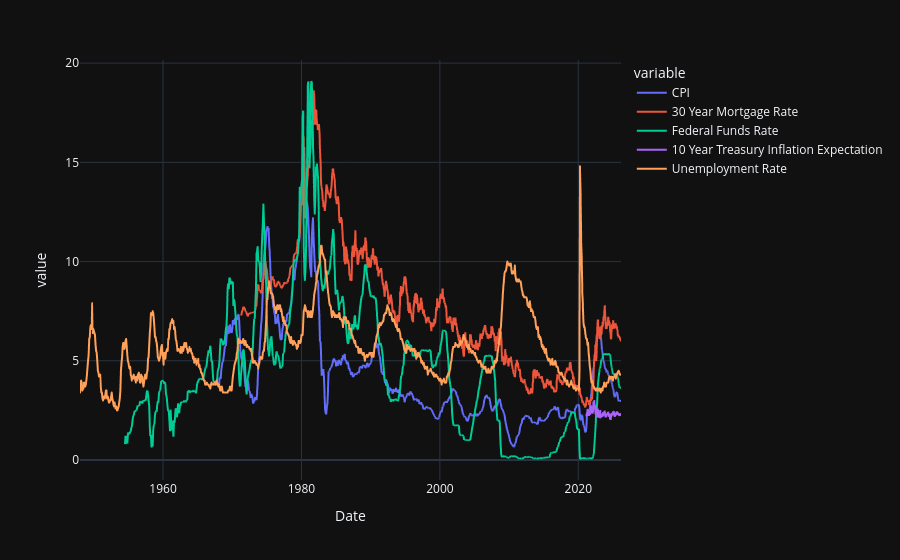

This figure's notebook cell:
### Code cell
df.plot()

### Figure 1 — Plotly figure (JSON) as saved in the notebook; plotly's stock layout.template omitted (floating-point values rounded to 4 significant figures; data arrays with more than 128 entries replaced by an {"elided": "..."} marker saying what was removed)
{"data": [{"hovertemplate": "variable=CPI<br>Date=%{x}<br>value=%{y}<extra></extra>", "legendgroup": "CPI", "line": {"color": "#636efa", "dash": "solid"}, "marker": {"symbol": "circle"}, "mode": "lines", "name": "CPI", "showlegend": true, "type": "scattergl", "x": {"elided": "4727 str values"}, "xaxis": "x", "y": {"elided": "4727 float values"}, "yaxis": "y"}, {"hovertemplate": "variable=30 Year Mortgage Rate<br>Date=%{x}<br>value=%{y}<extra></extra>", "legendgroup": "30 Year Mortgage Rate", "line": {"color": "#EF553B", "dash": "solid"}, "marker": {"symbol": "circle"}, "mode": "lines", "name": "30 Year Mortgage Rate", "showlegend": true, "type": "scattergl", "x": {"elided": "4727 str values"}, "xaxis": "x", "y": {"elided": "4727 float values"}, "yaxis": "y"}, {"hovertemplate": "variable=Federal Funds Rate<br>Date=%{x}<br>value=%{y}<extra></extra>", "legendgroup": "Federal Funds Rate", "line": {"color": "#00cc96", "dash": "solid"}, "marker": {"symbol": "circle"}, "mode": "lines", "name": "Federal Funds Rate", "showlegend": true, "type": "scattergl", "x": {"elided": "4727 str values"}, "xaxis": "x", "y": {"elided": "4727 float values"}, "yaxis": "y"}, {"hovertemplate": "variable=10 Year Treasury Inflation Expectation<br>Date=%{x}<br>value=%{y}<extra></extra>", "legendgroup": "10 Year Treasury Inflation Expectation", "line": {"color": "#ab63fa", "dash": "solid"}, "marker": {"symbol": "circle"}, "mode": "lines", "name": "10 Year Treasury Inflation Expectation", "showlegend": true, "type": "scattergl", "x": {"elided": "4727 str values"}, "xaxis": "x", "y": {"elided": "4727 float values"}, "yaxis": "y"}, {"hovertemplate": "variable=Unemployment Rate<br>Date=%{x}<br>value=%{y}<extra></extra>", "legendgroup": "Unemployment Rate", "line": {"color": "#FFA15A", "dash": "solid"}, "marker": {"symbol": "circle"}, "mode": "lines", "name": "Unemployment Rate", "showlegend": true, "type": "scattergl", "x": {"elided": "4727 str values"}, "xaxis": "x", "y": {"elided": "4727 float values"}, "yaxis": "y"}], "layout": {"legend": {"title": {"text": "variable"}, "tracegroupgap": 0}, "margin": {"t": 60}, "xaxis": {"anchor": "y", "domain": [0, 1], "title": {"text": "Date"}}, "yaxis": {"anchor": "x", "domain": [0, 1], "title": {"text": "value"}}}}
